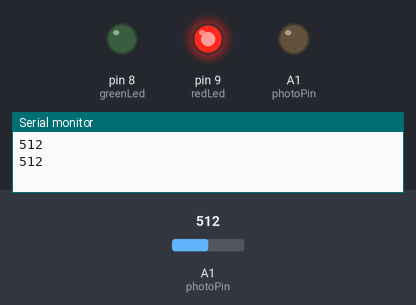
Recording of a sketch running on a simulated Arduino Uno, built with avr-gcc and run on an emulated ATmega328P. On the bench: output pins drawn as LEDs (lit = HIGH), the last lines printed to the serial monitor. The test bench sets the inputs (shaded band); at power-on: A1 (photoPin) = 512.

Above: at 2.8 s.
2.9 s: A1 (photoPin) set to 262
5.6 s: A1 (photoPin) set to 236
At 6.7 s:
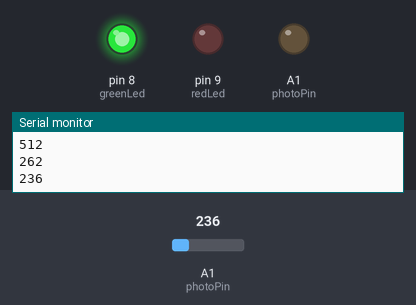
8.3 s: A1 (photoPin) set to 260
At 11.7 s:
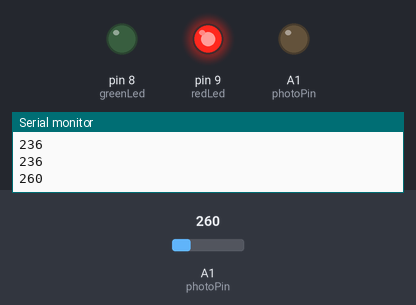
12.5 s: A1 (photoPin) set to 240
At 15.2 s:
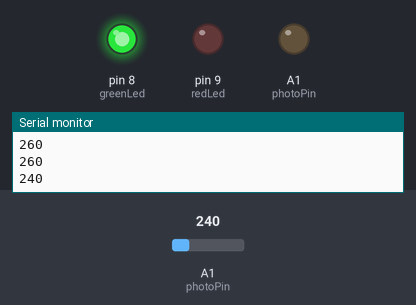
Timing chart, 0 to 16.5 s (numbered marks = the images above; inputs shaded):
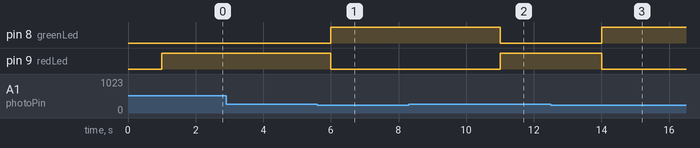

The sketch:

leds_using_photoresistor1.ino
```cpp
int redLed=9;              //red led is conected to pin 9
int greenLed=8;			   //green led is connected to pin 8
int val;
int photoPin=A1;		   //photoresistor is connected to analog pin A1
void setup()
{
  Serial.begin(9600);
  pinMode(redLed,OUTPUT);
  pinMode(greenLed,OUTPUT);
  pinMode(photoPin,OUTPUT);
}
void loop()
{
  val=analogRead(A1);	   //taking reading from the photoresistor
  Serial.println(val);
  if(val>=0 && val<=250)   //if intensity lessthan 250 the green led will on
  {
    digitalWrite(greenLed,HIGH);
    digitalWrite(redLed,LOW);
  }
  delay(1000);
  if(val>250)				//if inetensity is greterthan 250,the red led will on
  {
    digitalWrite(redLed,HIGH);
    digitalWrite(greenLed,LOW);
  }
  delay(1000);
}
```

Measured:
- the behaviour switches between 251 and 250 on A1 (photoPin) (found by bisection; images 0 and 1)
- after the input at 5.6 s, pin 8 (greenLed): LOW → HIGH after 0.40 s; pin 9 (redLed): HIGH → LOW after 0.40 s
- after the input at 8.3 s, pin 8 (greenLed): HIGH → LOW after 2.7 s; pin 9 (redLed): LOW → HIGH after 2.7 s
- after the input at 12.5 s, pin 8 (greenLed): LOW → HIGH after 1.5 s; pin 9 (redLed): HIGH → LOW after 1.5 s
